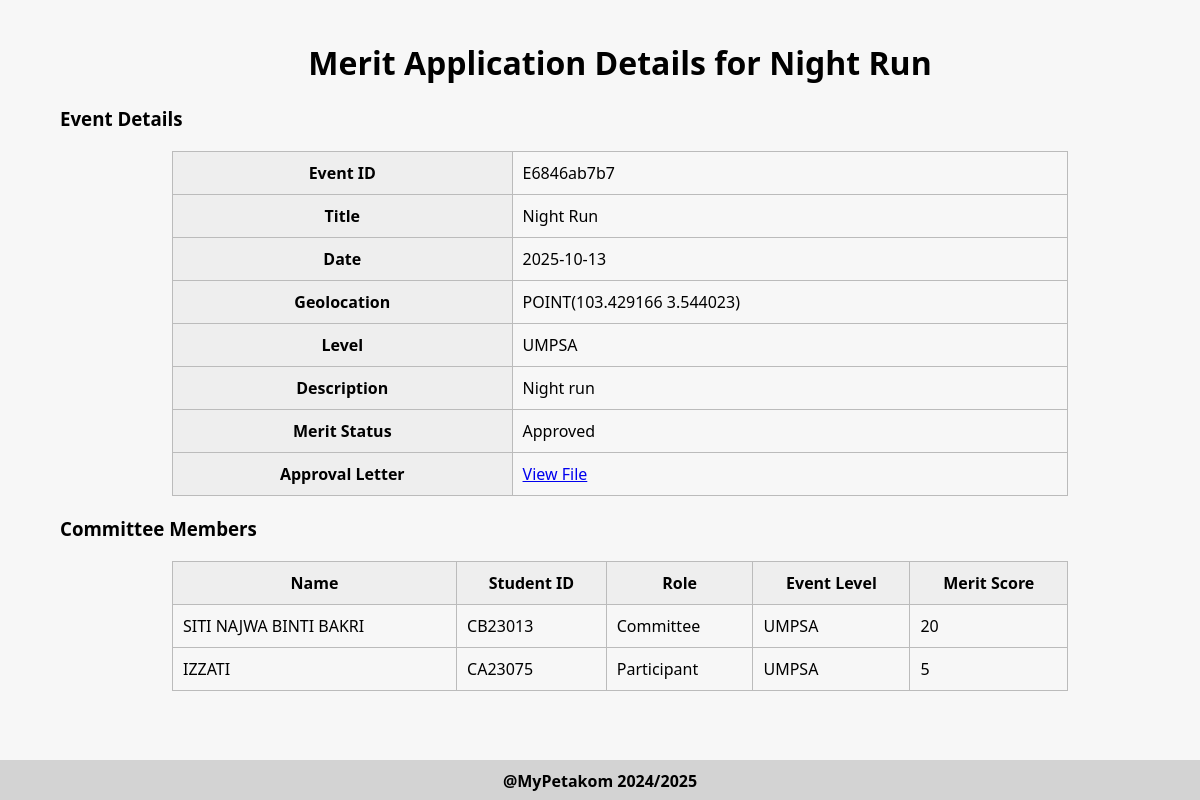
/view_merit_application.php?event_id=E6846ab7b7 (signed in), run on the app's committed database.
### tables this page shows
CREATE TABLE `event` (
  `event_id` varchar(10) NOT NULL,
  `staff_id` varchar(10) NOT NULL,
  `event_title` varchar(50) NOT NULL,
  `event_date` date NOT NULL,
  `event_description` varchar(200) NOT NULL,
  `event_status` varchar(50) NOT NULL,
  `event_qr` blob DEFAULT NULL,
  `event_geolocation` point DEFAULT NULL,
  `event_approval` mediumblob NOT NULL,
  `event_level` varchar(20) NOT NULL,
  `merit_status` varchar(20) NOT NULL
);

CREATE TABLE `committee` (
  `committee_id` int(10) NOT NULL,
  `member_id` int(5) NOT NULL,
  `event_id` varchar(10) NOT NULL,
  `committee_role` varchar(50) NOT NULL
);

CREATE TABLE `user` (
  `user_id` varchar(10) NOT NULL,
  `user_password` varchar(50) NOT NULL,
  `user_name` varchar(100) NOT NULL,
  `user_email` varchar(100) NOT NULL,
  `user_phone` varchar(12) NOT NULL,
  `user_role` varchar(30) NOT NULL
);

CREATE TABLE `merit` (
  `merit_id` varchar(5) NOT NULL,
  `merit_description` varchar(200) NOT NULL,
  `merit_score` int(3) NOT NULL
);

### view_merit_application.php (the view, shortened to what this page needs)
<?php
$conn = new mysqli("localhost", "root", "", "mypetakom");
$event_id = $conn->real_escape_string($_GET['event_id']);
$event_query = $conn->query("SELECT *, ST_AsText(event_geolocation) AS geo FROM event WHERE event_id = '$event_id'");
$event = $event_query->fetch_assoc();
$event_title = $event['event_title'];
$event_date = $event['event_date'];
$event_level = $event['event_level'];
$event_description = $event['event_description'];
$approval_letter = $event['event_approval'];
$geolocation = $event['geo'] ?? 'Not available';
$merit_status = $event['merit_status'];
$committee = $conn->query("
    SELECT
        user.user_name,
        user.user_id AS student_id,
        committee.committee_role,
        event.event_level,
        merit.merit_score
    FROM committee
    JOIN member ON committee.member_id = member.member_id
    JOIN user ON member.student_id = user.user_id
    JOIN event ON committee.event_id = event.event_id
    LEFT JOIN merit
      ON merit.merit_description = CONCAT(committee.committee_role, ' in ', event.event_level, ' Level')
    WHERE committee.event_id = '$event_id'
");
?>
<!DOCTYPE html>
<html>
<head>
  <link rel="stylesheet" href="STYLE2/view_merit_application.css">
  <link rel="stylesheet" href="STYLE2/merit_form_style.css">
</head>
<body>
	<div class="content">
		<h1 class="center">Merit Application Details for <?= htmlspecialchars($event_title) ?></h1>
		<h3>Event Details</h3>
		<table>
			<tr><th>Event ID</th><td><?= htmlspecialchars($event_id) ?></td></tr>
			<tr><th>Title</th><td><?= htmlspecialchars($event_title) ?></td></tr>
			<tr><th>Date</th><td><?= htmlspecialchars($event_date) ?></td></tr>
			<tr><th>Geolocation</th><td><?= htmlspecialchars($geolocation) ?></td></tr>
			<tr><th>Level</th><td><?= htmlspecialchars($event_level) ?></td></tr>
			<tr><th>Description</th><td><?= htmlspecialchars($event_description) ?></td></tr>
			<tr><th>Merit Status</th><td><?= htmlspecialchars($merit_status) ?></td></tr>
			<tr>
				<th>Approval Letter</th>
				<td>
					<?php if (!empty($approval_letter)): ?>
						<a href="view_letter.php?claim_id=<?= urlencode($row['claim_id']) ?>" target="_blank">View File</a>
					<?php else: ?>
						Not uploaded
					<?php endif; ?>
				</td>
			</tr>
		</table>
		<h3>Committee Members</h3>
		<table>
			<tr>
				<th>Name</th>
				<th>Student ID</th>
				<th>Role</th>
				<th>Event Level</th>
				<th>Merit Score</th>
			</tr>
			<?php while ($row = $committee->fetch_assoc()): ?>
				<tr>
					<td><?= htmlspecialchars($row['user_name']) ?></td>
					<td><?= htmlspecialchars($row['student_id']) ?></td>
					<td><?= htmlspecialchars($row['committee_role']) ?></td>
					<td><?= htmlspecialchars($row['event_level']) ?></td>
					<td><?= htmlspecialchars($row['merit_score'] ?? 'Not Matched') ?></td>
				</tr>
			<?php endwhile; ?>
		</table>
	</div>
		<div class="footer">
		@MyPetakom 2024/2025
		</div>
</body>
</html>

### STYLE2/view_merit_application.css (style rules this page uses)
body { margin: 0; font-family: 'Segoe UI', sans-serif; background-color: #f7f7f7; }
.content { margin-left: 40px; padding: 20px; min-height: 90vh; }
.footer { background-color: #d3d3d3; text-align: center; padding: 10px; font-weight: bold; }

### STYLE2/merit_form_style.css (style rules this page uses)
table { width: 80%; margin: 20px auto; border-collapse: collapse; }
th, td { border: 1px solid #bbb; padding: 10px; }
th { background-color: #eee; }
.center { text-align: center; }

### data on the page
event: event_title "Night Run", event_date "2025-10-13", event_level "UMPSA", event_description "Night run", merit_status "Approved"
committee: user.user_name "SITI NAJWA BINTI BAKRI", user.user_id "CB23013", committee_role "Committee", event.event_level "UMPSA", merit.merit_score "20"
committee: user.user_name "IZZATI", user.user_id "CA23075", committee_role "Participant", event.event_level "UMPSA", merit.merit_score "5"

### other printed values
$event_id "E6846ab7b7"
$geolocation "POINT(103.429166 3.544023)"
